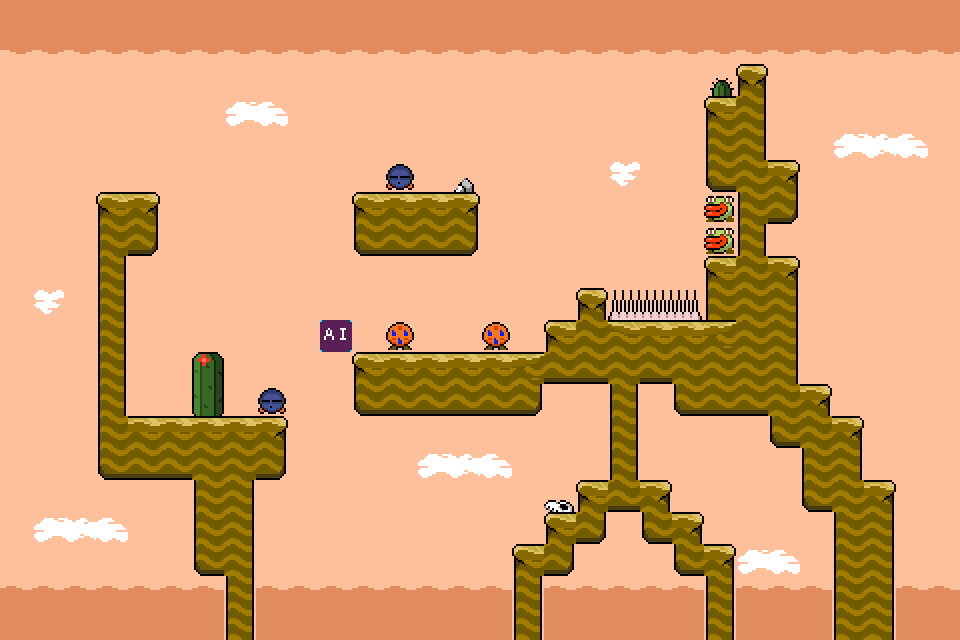

A 2D game scene composited from a Tiled map and its tileset images. What follows is a short description and the map's XML, with each tile layer's data collapsed to a summary:
An orthogonal 30x20 tile map with 32x32 px tiles, 2 tile layers (Tile Layer 1, Tile Layer 2) and 2 objects.

<map version="1.0" orientation="orthogonal" renderorder="right-down" width="30" height="20" tilewidth="32" tileheight="32" nextobjectid="3">
 <tileset firstgid="1" name="World2Tiles" tilewidth="32" tileheight="32" tilecount="120">
  <image source="World2Tiles.png" width="480" height="256" />
 </tileset>
 <layer name="Tile Layer 1" width="30" height="20">
  <data>[600 cells, 600 non-empty, 31 distinct tile ids]</data>
 </layer>
 <layer name="Tile Layer 2" width="30" height="20">
  <data>[600 cells, 7 non-empty, 4 distinct tile ids]</data>
 </layer>
 <objectgroup name="Object Layer 1">
  <object id="1" gid="2" x="128" y="416" width="32" height="32">
   <properties>
    <property name="map" value="Stage1-6" />
    <property name="type" value="portal" />
   </properties>
  </object>
  <object id="2" gid="2" x="96" y="192" width="32" height="32">
   <properties>
    <property name="map" value="Stage1-31" />
    <property name="type" value="portal" />
   </properties>
  </object>
 </objectgroup>
</map>
